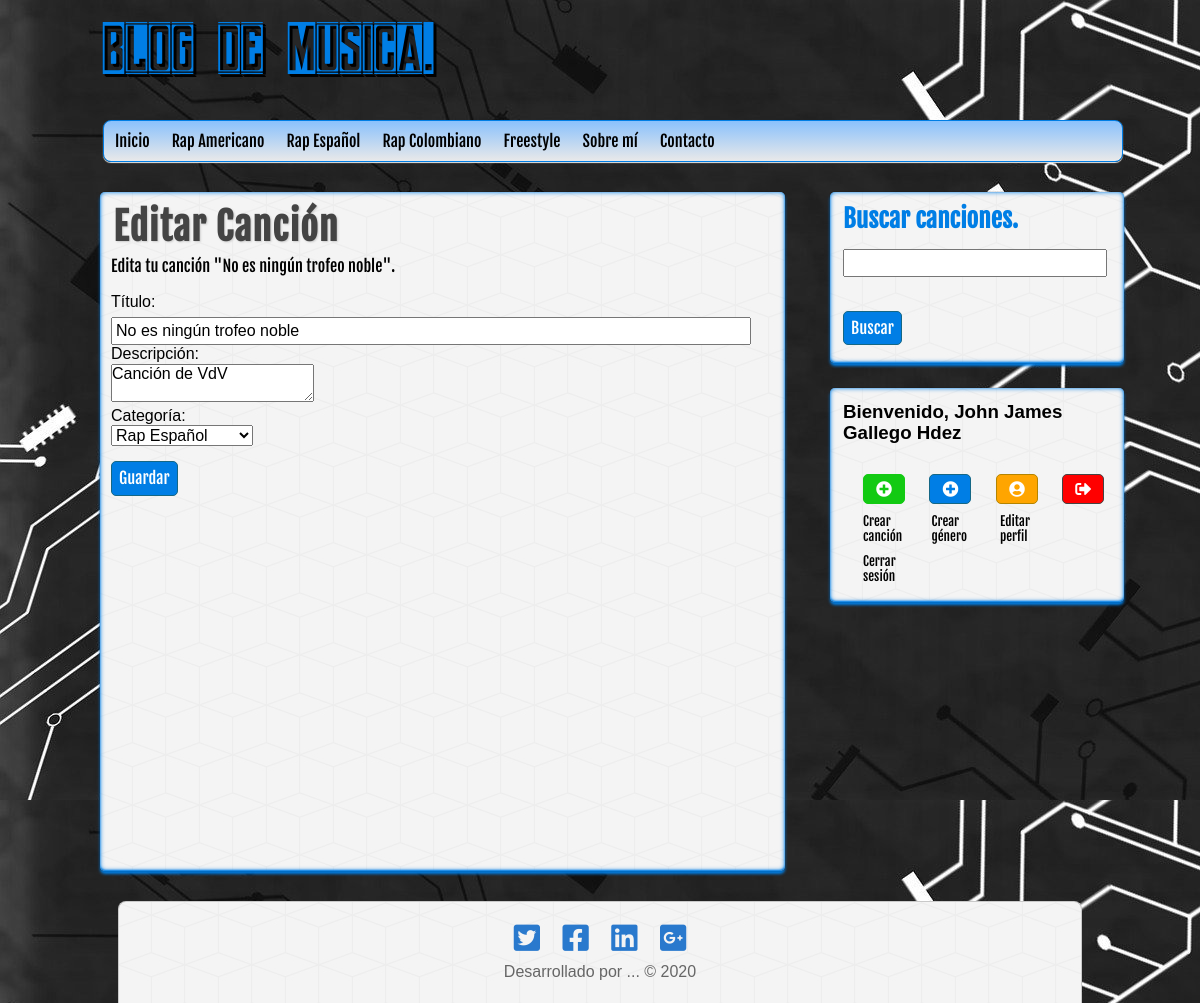
The page /editar-cancion.php?id=11 (signed in) on the database its author committed.
### tables this page shows
CREATE TABLE IF NOT EXISTS `categorias` (
  `id` int(11) NOT NULL AUTO_INCREMENT,
  `nombre` varchar(100) DEFAULT NULL,
  PRIMARY KEY (`id`)
);

CREATE TABLE IF NOT EXISTS `entradas` (
  `id` int(255) NOT NULL AUTO_INCREMENT,
  `usuario_id` int(255) NOT NULL,
  `categoria_id` int(255) NOT NULL,
  `titulo` varchar(255) NOT NULL,
  `descripcion` mediumtext,
  `fecha` date NOT NULL,
  PRIMARY KEY (`id`),
  KEY `fk_entrada_usuario` (`usuario_id`),
  KEY `fk_entradas_categoria` (`categoria_id`)
);

### includes/helpers.php (called while the page is built, shortened)
<?php
function mostrarCategorias($conexion){
    $sql = "SELECT * FROM categorias ORDER BY id ASC";
    $categorias = mysqli_query($conexion, $sql);
    $resultado = array();
    if ( $categorias && mysqli_num_rows($categorias) >= 1 ) {
        $resultado = $categorias;
    }
    return $resultado;
}
function mostrarEntrada($conexion, $id){
    $sql = "SELECT e.*, c.nombre AS 'categoria', CONCAT(u.nombre, ' ', u.apellidos) AS 'usuario' FROM entradas e ".
            "INNER JOIN categorias c ON e.categoria_id = c.id ".
            "INNER JOIN usuarios u ON e.usuario_id = u.id ".
            "WHERE e.id = $id";
    $entrada = mysqli_query($conexion, $sql);
    $resultado = array();
    if ( $entrada && mysqli_num_rows($entrada) >= 1 )  {
        $resultado = mysqli_fetch_assoc($entrada);
    }
    return $resultado;
}
?>

### src/editar-cancion.php (the view, shortened to what this page needs)
<?php
require_once '../includes/cabecera.php'?>
<?php
    $entrada = mostrarEntrada($db, $_GET['id']);
?>
<?php require_once '../includes/lateral.php';?>
<div id = "principal">
    <h1>Editar Canción</h1>
    <p>Edita tu canción <?='"'.$entrada['titulo'].'"'?>.</p><br>
    <form action="guardar-cancion.php?editar=<?=$entrada['id']?>" method="POST">
        <label for="titulo">Título:</label>
        <input type="text" name="titulo" value="<?=$entrada['titulo']?>">
        <label for="descripcion">Descripción:</label>
        <textarea name="descripcion" ><?=$entrada['descripcion']?></textarea>
        <label for="categoria">Categoría:</label>
        <select name="categoria" >
            <?php $categorias = mostrarCategorias($db);
                    if ( !empty($categorias) ):
                        while ( $categoria = mysqli_fetch_assoc($categorias)):
            ?>
                <option value="<?=$categoria['id']?>"
                    <?= $categoria['id'] == $entrada['categoria_id'] ? 'selected="selected"' : '' ?>
                >
                    <?=$categoria['nombre']?>
                </option>
            <?php
                        endwhile;
                    endif;
            ?>
        </select>
        <input type="submit" value="Guardar">
    </form>
</div>
<?php require_once '../includes/pie.php';?>

### includes/cabecera.php (shortened to what this page needs)
<?php
require_once 'conexion.php';
require_once 'helpers.php';
?>
<!DOCTYPE html>
<html lang="es">
    <head>
        <link rel="stylesheet" href="https://use.fontawesome.com/releases/v5.8.1/css/all.css">
        <link rel="stylesheet" type="text/css" href="../assets/css/style.css">
        <link rel="stylesheet" type="text/css" href="../assets/css/normalize.css">
    </head>
    <body>
        <header id = "cabecera">
            <div id = "logo">
                <a href="index.php">
                    Blog de Musica.
                </a>
            </div>
            <nav id = "menu">
                <ul>
                    <li>
                        <a href="index.php">Inicio</a>
                    </li>
                    <?php
                        $categorias = mostrarCategorias($db);
                        if( !empty($categorias) ):
                            while ( $categoria = mysqli_fetch_assoc($categorias)):
                    ?>
                            <li>
                                <a href="../src/genero.php?id=<?= $categoria['id']?>"><?= $categoria['nombre']?></a>
                            </li>
                    <?php
                            endwhile;
                        endif;
                    ?>
                    <li>
                        <a href="index.php">Sobre mí</a>
                    </li>
                    <li>
                        <a href="index.php">Contacto</a>
                    </li>
                </ul>
            </nav>
        </header>
        <div id = "contenedor">

### assets/css/style.css (style rules this page uses)
* { margin: 0px; padding: 0px; font-family: sans-serif, Helvetica, Arial; text-decoration: none; }
body { background: url(../img/image.jpg); }
#cabecera { width: 85%; height: auto; background: transparent; margin: 0px auto; margin-left: 103px; }
#logo { float: left; width: 540px; height: 120px; }
#logo a { font-family: 'fajala', Helvetica; font-size: 65px; letter-spacing: 2px; color: #007ee5; text-shadow: 0px 0px 0px black, 3px 3px 0px black, 2px 2px 0px black; transition: all 700ms; line-height: 110px; }
#menu { clear: both; width: auto; height: 40px; background: linear-gradient(to bottom, #8ac1fc 0px, #e9e9e9 100%); border: 1px solid #007ee5; border-radius: 8px; box-shadow: 0px 1px 1px #e9e9e9; overflow: hidden; }
#menu ul { list-style: none; }
#menu ul li { float: left; line-height: 40px; }
#menu ul li a { display: block; padding-left: 11px; padding-right: 11px; font-size: 16px; font-family: 'fuente'; color: black; }
#contenedor { width: 85%; height: auto; margin: 0px auto; margin-top:30px; margin-bottom: 30px; }
label, input[type='text'], input[type='email'], input[type='password'] { display: block; width: 95%; }
input[type='text'], input[type='email'], input[type='password'] { margin-top: 5px; padding: 3px; }
input[type='submit'], input[type='button'],.boton { margin-top: 15px; margin-bottom: 5px; display: block; border-radius: 5px; color: white; background: #007ee5; border: 1px solid #156785; cursor: pointer; padding: 7px; font-family: 'fuente'; }
#principal { float: left; width: 65%; min-height: 657px; background: url(../img/cubes.png); border-radius: 5px; box-shadow: 0px 0px 1px black,0px 3px 3px #007ee5, 0px 0px 5px #007ee5 inset, 0px -1px 2px #007ee5 inset; margin-left: 10px; padding: 11px; overflow: hidden; }
#principal h1 { font-size: 38px; color: #444; letter-spacing: 1px; text-shadow: 1px 1px 2px #ccc; font-family: 'fuente'; margin: 2px; }
#principal p { margin-top: 8px; font-family: 'fuente'; }

### rows shown on the page
categorias: nombre "Rap Americano"
categorias: nombre "Rap Español"
categorias: nombre "Rap Colombiano"
categorias: nombre "Freestyle"
entradas: titulo "No es ningún trofeo noble", descripcion "Canción de VdV", categoria "Rap Español"

### other values the page prints
$_SESSION['usuario']['nombre'] "John James"
$_SESSION['usuario']['apellidos'] "Gallego Hdez"
